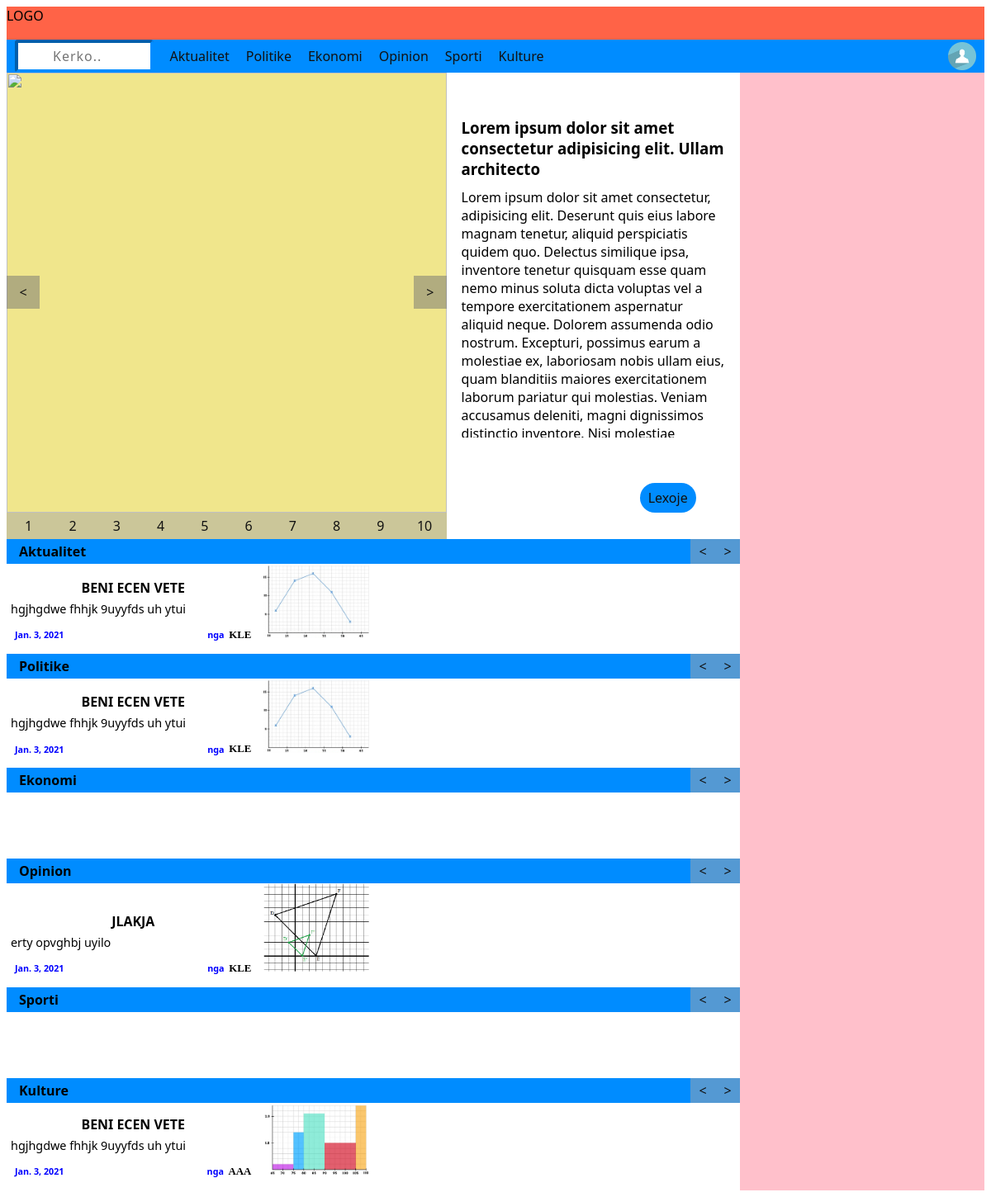
The page / on the database its author committed.
### artikulli/models.py (models this page shows)
class artikulli(models.Model):
    zgjedhje_e_kategorise = [('Politike', 'Politike'),
                            ('Ekonomi', 'Ekonomi'),
                            ('Opinion', 'Opinion'),
                            ('Sporti', 'Sporti'),
                            ('Kulture', 'Kulture')]
    author = models.ForeignKey(User, on_delete = models.CASCADE)
    title = models.CharField(max_length=200)
    description = models.TextField()
    kategoria = models.CharField(max_length=10, choices=zgjedhje_e_kategorise, blank=True)
    data = models.DateField(auto_now_add=True)
    image = models.ImageField(upload_to='artikulli/images/', blank=True)

### Ardi_s_news/views.py (the view)
# urls.py: 2. Add a URL to urlpatterns:  path('', views.home, name='home')
def home(request):
    aktualitet = load_aktualitet(request)
    politike = load_politike(request)
    ekonomi = load_ekonomi(request)
    opinion = load_opinion(request)
    sporti = load_sporti(request)
    kulture = load_kulture(request)
    sections = {'Aktualitet': aktualitet,
                'Politike': politike,
                'Ekonomi': ekonomi,
                'Opinion': opinion,
                'Sporti': sporti,
                'Kulture': kulture}
    return render(request, 'Faqja_kryesore/home.html', {'sections': sections})

### Ardi_s_news/views.py (called while the page is built)
def load_aktualitet(request):
    page_num = request.GET.get('Aktualitet_page', 1)
    return paginator_aktualitet.page(page_num)

def load_politike(request):
    page_num = request.GET.get('Politike_page', 1)
    return paginator_politike.page(page_num)

def load_ekonomi(request):
    page_num = request.GET.get('Ekonomi_page', 1)
    return paginator_ekonomi.page(page_num)

def load_opinion(request):
    page_num = request.GET.get('Opinion_page', 1)
    return paginator_opinion.page(page_num)

def load_sporti(request):
    page_num = request.GET.get('Sporti_page', 1)
    return paginator_sporti.page(page_num)

def load_kulture(request):
    page_num = request.GET.get('Kulture_page', 1)
    return paginator_kulture.page(page_num)

### templates/Faqja_kryesore/home.html (shortened to what this page needs)
{% load static %}
{% include 'includes/navbar.html' %}
   <div class="container">
       <div class="col-1">
            <div class="carusel">
                <div id="imgBox">
                    <img src="">
                    <a href="" id="back">&#60</a>
                    <a href="" id="forward">></a>
                </div>
                <div id="imgnumber">
                    <a href="">1</a>
                    <a href="">2</a>
                    <a href="">3</a>
                    <a href="">4</a>
                    <a href="">5</a>
                    <a href="">6</a>
                    <a href="">7</a>
                    <a href="">8</a>
                    <a href="">9</a>
                    <a href="">10</a>
                </div>
            </div>
            <div class="description-window">
                <div id="description">
                    <h3>
                        Lorem ipsum dolor sit amet consectetur adipisicing elit. Ullam architecto
                    </h3>
                    <p>
                        Lorem ipsum dolor sit amet consectetur, adipisicing elit. Deserunt quis eius labore magnam tenetur, aliquid perspiciatis quidem quo. Delectus similique ipsa, inventore tenetur quisquam esse quam nemo minus soluta dicta voluptas vel a tempore exercitationem aspernatur aliquid neque. Dolorem assumenda odio nostrum. Excepturi, possimus earum a molestiae ex, laboriosam nobis ullam eius, quam blanditiis maiores exercitationem laborum pariatur qui molestias. Veniam accusamus deleniti, magni dignissimos distinctio inventore. Nisi molestiae obcaecati recusandae harum excepturi voluptates nesciunt quo deleniti eligendi inventore sapiente magnam eius facere, expedita ratione sunt sed cumque optio, autem explicabo aspernatur eaque sint. Repellat doloribus aut, nemo exercitationem esse ad vero ab repellendus! Atque, corrupti repudiandae exercitationem suscipit non quam praesentium iusto accusantium aliquam ad corporis nobis? Minus earum sequi doloremque aliquam id unde. Obcaecati, delectus? At, quas non.
                    </p>
                    <a href="">Lexoje</a>
                </div>
            </div>
            {% for section, artikujt in sections.items %}
            <div class="container-1">
                <div class="titulli_i_seksionit">
                    <h4> {{ section }} </h4>
                    <div>
                        <a href="{% if artikujt.has_previous %}?{{ section }}_page={{ artikujt.previous_page_number }} {% endif %} " class="previous" id="{{ section }}_previous"> &#60 </a>
                        <a href="{% if artikujt.has_next %}?{{ section }}_page={{ artikujt.next_page_number }} {% endif %}  " class="next" id="{{ section }}_next"> > </a>
                    </div>
                </div>
                <section class="seksioni">
                    {% for artikulli in artikujt %}
                    <div class="card">
                        <div class="shkrimi">
                            <a href=""> <h5>{{ artikulli.title }} </h5></a>
                            <p> {{ artikulli.description|truncatechars:150 }} </p>
                            <span>
                                <h6> {{ artikulli.data }} </h6>
                                <h6> nga &#160  <a href=""> {{ artikulli.author }} </a></h6>
                            </span>
                        </div>
                        <img src="{{ artikulli.image.url }}">
                    </div>
                {% endfor %}
                </section>
            </div>
            {% endfor %}
        </div>
       <div class="col-2"></div>
   </div>
</body>
</html>

### templates/includes/navbar.html (shortened to what this page needs)
{% load static %}
<!DOCTYPE html>
<html lang="en">
<head>
    <link rel="stylesheet" href="{% static 'style.css' %}">
</head>
<body>
<div id="logo">LOGO</div>
   <div id="nav">
       <div id="search">
            <form autocomplete="off">
                <input type="text" name="search" placeholder="Kerko..">
            </form>
        </div>
       <div id="kategorite">
           <a href="">Aktualitet</a>
           <a href="">Politike</a>
           <a href="">Ekonomi</a>
           <a href="">Opinion</a>
           <a href="">Sporti</a>
           <a href="">Kulture</a>
       </div>
       <div id="llogaria">
           <a href="{% url 'login_url' %}">
               <img src="{% static 'user.png' %}" width="34px">
           </a>
       </div>
   </div>

### static/style.css (style rules this page uses)
* { box-sizing: border-box; font-family: 'Segoe UI', Tahoma, Geneva, Verdana, sans-serif; }
a { text-decoration: none; color: #111; }
#logo { background-color: tomato; width: 100%; min-height: 40px;; }
#nav { display: flex; height: 40px; background-color: rgb(0, 140, 255); }
#search { width: 15%; padding-left: 10px; z-index: 10; }
#kategorite { width: 70%; display: flex; justify-content: flex-start; align-items: stretch; }
#llogaria { width: 15%; padding-right: 10px; display: inline-block; }
#search input { width: 100%; height: 40px; border: 4px inset rgb(0, 140, 255); border-radius: 4px 4px 4px 4px; font-size: 16px; background-image: url("search.png"); background-position: 3px 3px; background-repeat: no-repeat; background-size: 26px; padding: 7px 19px 7px 42px; letter-spacing: 1px; outline-style: none; transition: 0.4s ease-in-out; }
#kategorite a { display: flex; justify-content: center; align-items: center; padding-left: 20px; overflow: hidden; }
#llogaria a { display: flex; justify-content: flex-end; align-items: center; width: 100%; height: 100%; }
.container { display: flex; }
.container .col-1 { flex: 3; }
.container .col-2 { flex: 1; background-color: pink; }
.carusel { float: left; width: 60%; background-color: khaki; }
#imgBox { position: relative; width: 100%; padding-top: 100%; float: left; }
#imgBox img { position:absolute; top: 0px; left: 0px; width: 100%; height: 100%; object-fit: cover; }
#imgBox a { position: absolute; top: 50%; width: 40px; height: 40px; transform: translateY(-50%); border: none; display: flex; justify-content: center; align-items: center; background-color: rgba(116, 116, 116, 0.5); cursor: pointer; }
#back { left: 0px; }
#forward { right: 0px; }
#imgnumber { float: left; display: flex; justify-content: center; align-items: center; width: 100%; }
#imgnumber a { display: flex; width: 10%; height: 2em; justify-content: center; align-items: center; background-color: rgba(168, 168, 168, 0.5); cursor: pointer; }
.description-window { position: relative; width: 40%; float: left; }
#description { position: relative; padding-top: 150%; }
#description h3 { position: absolute; top: 0%; padding: 10% 5%; height: 20%; overflow: hidden; }
#description p { position: absolute; top: 20%; padding: 5%; height: 60%; overflow: hidden; }
#description a { position: absolute; bottom: 0; right: 15%; padding: 7px 10px; background-color: rgb(0, 140, 255); border-radius: 20px; }
.container-1 { width: 100%; float: left; }
.titulli_i_seksionit { position: sticky; top: 0; width: 100%; height: 30px; display: flex; justify-content: space-between; align-items: stretch; background-color: rgb(0, 140, 255); }
.titulli_i_seksionit > h4 { display: flex; justify-content: flex-start; align-items: center; margin: 0px 15px; }
.titulli_i_seksionit > div { display: flex; justify-content: center; align-items: stretch; width: 60px; }
.titulli_i_seksionit > div > a { display: flex; justify-content: center; align-items: center; width: 30px; background-color: rgba(168, 168, 168, 0.5); }
.seksioni { width: 100%; min-height: 80px; display: flex; flex-wrap: wrap; float: left; }
.card { width: 50%; }
.shkrimi { display: inline-block; width: 69%; }
.shkrimi h5 { margin: 5px 5px; color: black; }
.shkrimi p { margin: 0px; font-size: 0.9em; padding: 0px 5px; }
.shkrimi > span { display:flex; justify-content: space-between; align-items: center; }
.shkrimi h6 { display: flex; justify-content: center; align-items: center; margin: 0px; float: right; padding: 15px 10px; color: blue; }
.shkrimi a { display: flex; justify-content: center; align-items: center; color: black; font-weight: 800; text-transform: uppercase; font-family: cursive; font-size: 1.2em; }
.card img { display: inline-block; width: 29%; object-fit: contain; }

### rows shown on the page
artikulli: title "BENI ECEN VETE", description "hgjhgdwe fhhjk 9uyyfds uh ytui", data "Jan. 3, 2021", author "KLE", image (picture)
artikulli: title "JLAKJA", description "erty opvghbj uyilo", data "Jan. 3, 2021", author "KLE", image (picture)
artikulli: title "BENI ECEN VETE", description "hgjhgdwe fhhjk 9uyyfds uh ytui", data "Jan. 3, 2021", author "AAA", image (picture)

### other values the page prints
{{ section }} "Aktualitet" "Politike" "Ekonomi" "Opinion" "Sporti" "Kulture"
